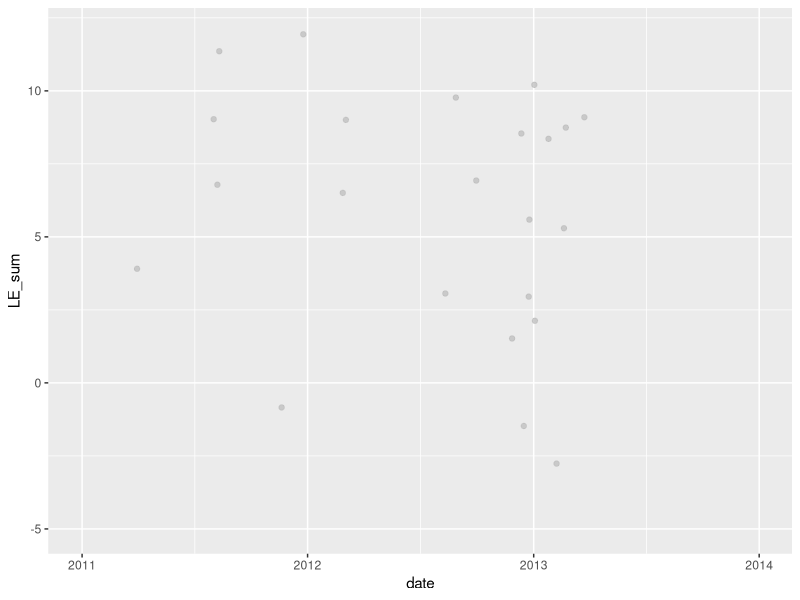

The R source for this figure:
# Author J. W. Atkins (jeffrey.atkins@usda.gov)

# this script creates a very rough approximation of increases in latent heat flux from additions of grow lights
# it's going to be way way way overestimated though


# dependencies
require(tidyverse)
require(stringr)
require(ggplot2)
require(lubridate)

# now what we want do is add our addtional Rn 
# this should be an average over the whole area
grow_watts = 150

trans_eff = 0.27 

# bring in 2011-2013 US-Akn Ameriflux data
dat <- read.csv("./data/AMF_US-Akn_BASE_HH_5-5.csv", skip = 2, header = TRUE)

# replace the -9999 values with NA
dat[dat == -9999] <- NA

# change column names
names(dat)[names(dat) == "LE_1_2_1"] <- "LE"

# make the time column
dat$time <- as.numeric(substr(dat$TIMESTAMP_START, 9, 12))

# formatting time stamp
dat$datetime <-ymd_hms(dat$TIMESTAMP_START, truncated = 1)

# now to add to night time hours
dat$LE_proj<- ifelse(dat$time > 2100 | dat$time < 700, dat$LE + grow_watts, dat$LE + 0)

# let's get to daily
### average to month
dat %>% 
    group_by(year = format(datetime, '%Y'), month = format(datetime, '%m'),
             day = format(datetime, '%d')) %>%
    summarise(LE_sum = sum(LE, na.rm = TRUE), LE_proj_sum = sum(LE_proj, na.rm = TRUE)) -> projected
    
# add back in dates
projected$date <- ymd(paste(projected$year, projected$month, projected$day, sep="-"))
    
# convert to mm
# 1 Watt /m2 = 0.0864 MJ /m2/day
# 1 MJ /m2/day  =0.408 mm /day .

projected$LE_sum <- projected$LE_sum * 0.0864 * 0.408
projected$LE_proj_sum <- projected$LE_proj_sum * 0.0864 * 0.408

# formatting
projected$LE_sum[projected$LE_sum == 0] <- NA
projected$LE_proj_sum[projected$LE_proj_sum == 0] <- NA

# data for plot
d2 = data.frame(x = projected$date, y = projected$LE_proj_sum)

####
x11()
ggplot(projected, aes(x = date, y = LE_sum))+
    geom_point(alpha = 0.75, color = "grey")+
    geom_point(x = projected$date, y = projected$LE_proj_sum, color = "red", alpha = 0.5)+
    ylim(c(-5, 12))
    

# ### average to month
# projected %>% 
#     group_by(as.factor(year), as.factor(month)) %>%
#     summarise(LE_mean = mean(LE_sum, na.rm = TRUE), LE_proj_mean = mean(LE_proj_sum, na.rm = TRUE))
    
#### sum to year
projected %>% 
    group_by(as.factor(year)) %>%
    summarise(LE_sum = sum(LE_sum, na.rm = TRUE), LE_proj = sum(LE_proj_sum, na.rm = TRUE)) -> df

# make efficency
df$diff <- ((df$LE_proj - df$LE_sum) / df$LE_sum) * trans_eff

# calculate the yearly
print(df)



